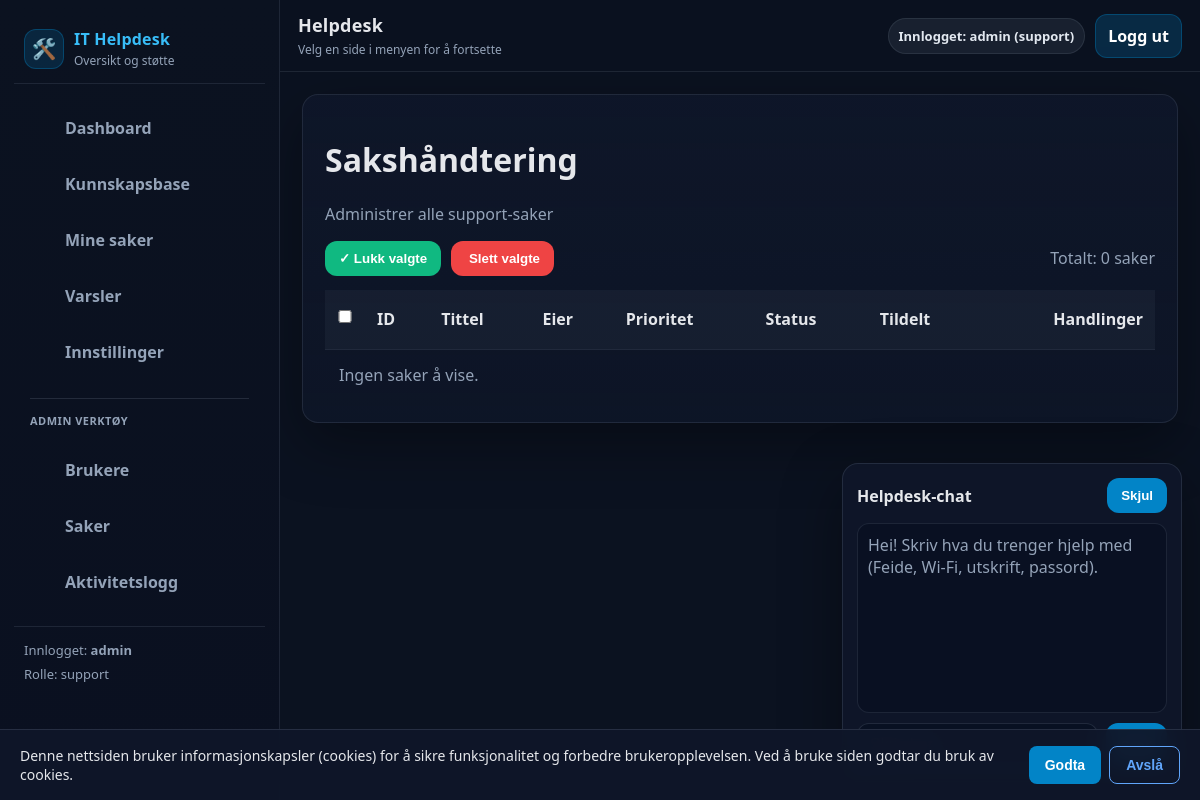
The app's page /admin/saker (signed in), older data.
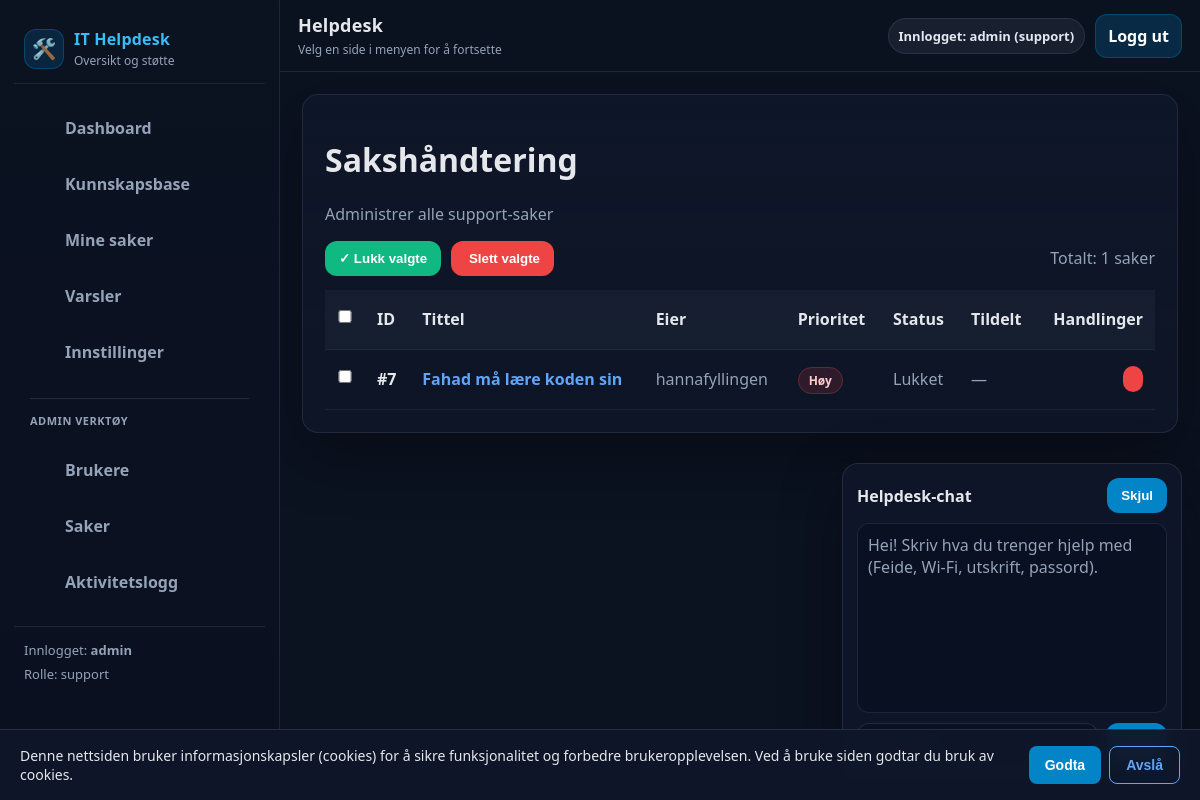
The same page, newer data.
### tables this page shows
CREATE TABLE tickets (
            id INTEGER PRIMARY KEY AUTOINCREMENT,
            title TEXT NOT NULL,
            desc TEXT NOT NULL,
            owner TEXT NOT NULL,
            category TEXT NOT NULL DEFAULT 'Annet',
            priority TEXT NOT NULL DEFAULT 'Middels',
            device TEXT NOT NULL DEFAULT '',
            status TEXT NOT NULL DEFAULT 'Åpen',
            created_at TEXT NOT NULL DEFAULT (datetime('now')),
            updated_at TEXT NOT NULL DEFAULT (datetime('now')),
            closed_at TEXT
        );

### routes.py (the view)
@bp.route("/admin/saker")
def admin_saker():
    return admin_tickets()

### __init__.py (called while the page is built)
def create_app():
    app = Flask(__name__)
    app.config.from_object(Config)
    init_mail(app)
    @app.after_request
    def set_security_headers(response):
        response.headers['X-Content-Type-Options'] = 'nosniff'
        response.headers['X-Frame-Options'] = 'DENY'
        response.headers['X-XSS-Protection'] = '1; mode=block'
        return response
    from .routes import bp
    app.register_blueprint(bp)
    return app

### db.py (called while the page is built, shortened)
def get_tickets(owner: Optional[str] = None) -> List[Dict[str, Any]]:
    conn = _conn()
    cur = conn.cursor()
    if owner is None:
        cur.execute("""
            SELECT t.*, r.stars AS rating, r.feedback AS feedback
            FROM tickets t
            LEFT JOIN ratings r ON r.ticket_id = t.id
            ORDER BY t.id DESC
        """)
    rows = cur.fetchall()
    conn.close()
    return [dict(r) for r in rows]

def count_notifications(user: str) -> int:
    conn = _conn()
    cur = conn.cursor()
    cur.execute("SELECT COUNT(*) AS c FROM notifications WHERE user = ? AND read = 0", (user,))
    row = cur.fetchone()
    conn.close()
    return int(row["c"]) if row else 0

### routes.py (called while the page is built)
def current_user():
    return session.get("user")

### templates/admin_tickets.html (shortened to what the changed rows need)
{% extends "base.html" %}
{% block content %}
<div class="card">
  <h1> Sakshåndtering</h1>
</div>
<div class="card">
  <form method="post" action="{{ url_for('main.bulk_close_tickets') }}" id="bulkForm">
    <div style="display:flex; justify-content:space-between; align-items:center; gap:12px; margin-bottom:14px; flex-wrap:wrap;">
      <div style="display:flex; gap:10px; flex-wrap:wrap;">
        <button type="submit" style="background:#10b981;">✓ Lukk valgte</button>
        <button
          type="submit"
          formaction="{{ url_for('main.bulk_delete_tickets') }}"
          style="background:#ef4444;"
          onclick="return confirm('Slette valgte saker permanent?');"
        >
        </button>
      </div>
      <div class="muted">Totalt: {{ tickets|length }} saker</div>
    </div>
    <table style="width:100%; border-collapse:collapse;">
      <thead>
        <tr style="background:rgba(148,163,184,.06); border-bottom:1px solid rgba(148,163,184,.14);">
          <th style="padding:12px; width:40px;"><input type="checkbox" id="selectAll"></th>
          <th style="padding:12px; text-align:left;">ID</th>
          <th style="padding:12px; text-align:left;">Tittel</th>
          <th style="padding:12px; text-align:left;">Eier</th>
          <th style="padding:12px; text-align:left;">Prioritet</th>
          <th style="padding:12px; text-align:left;">Status</th>
          <th style="padding:12px; text-align:left;">Tildelt</th>
          <th style="padding:12px; text-align:right;">Handlinger</th>
        </tr>
      </thead>
      <tbody>
        {% for t in tickets %}
        <tr style="border-bottom:1px solid rgba(148,163,184,.10);">
          <td style="padding:12px;">
            <input type="checkbox" name="ticket_ids[]" value="{{ t.id }}" class="ticketCheckbox">
          </td>
          <td style="padding:12px;">
            <strong>#{{ t.id }}</strong>
          </td>
          <td style="padding:12px;">
            <a href="{{ url_for('main.ticket_detail', ticket_id=t.id) }}" style="color:#60a5fa; font-weight:900; text-decoration:none;">
              {{ t.title }}
            </a>
          </td>
          <td style="padding:12px; color:#94a3b8;">{{ t.owner }}</td>
          <td style="padding:12px;">
            {% set p = (t.priority or '') %}
            {% if p in ['Kritisk','Høy','critical','high'] %}
              <span style="background:rgba(239,68,68,.14); border:1px solid rgba(239,68,68,.28); color:#fecaca; padding:4px 10px; border-radius:999px; font-size:12px; font-weight:900;">
                {{ p }}
              </span>
            {% elif p in ['Middels','medium'] %}
              <span style="background:rgba(234,179,8,.14); border:1px solid rgba(234,179,8,.28); color:#fde68a; padding:4px 10px; border-radius:999px; font-size:12px; font-weight:900;">
                {{ p }}
              </span>
            {% else %}
              <span style="background:rgba(16,185,129,.14); border:1px solid rgba(16,185,129,.28); color:#bbf7d0; padding:4px 10px; border-radius:999px; font-size:12px; font-weight:900;">
                {{ p or 'Lav' }}
              </span>
            {% endif %}
          </td>
          <td style="padding:12px; color:#94a3b8;">{{ t.status }}</td>
          <td style="padding:12px; color:#94a3b8;">
            {{ t.assigned_to or '—' }}
          </td>
          <td style="padding:12px; text-align:right;">
            <div style="display:flex; gap:8px; justify-content:flex-end; flex-wrap:wrap;">
              <form method="post" action="{{ url_for('main.delete_ticket_permanently', ticket_id=t.id) }}" style="display:inline;" onsubmit="return confirm('Slette sak #{{ t.id }} permanent?');">
                <button type="submit" style="background:#ef4444; padding:6px 10px; font-size:12px;">️</button>
              </form>
            </div>
          </td>
        </tr>
        {% endfor %}
        {% if tickets|length == 0 %}
        <tr>
          <td colspan="8" style="padding:14px; color:#94a3b8;">Ingen saker å vise.</td>
        </tr>
        {% endif %}
      </tbody>
    </table>
  </form>
</div>
{% endblock %}

Row changes from the older to the newer data that the page shows:
added tickets: id "7", title "Fahad må lære koden sin", owner "hannafyllingen", priority "Høy", status "Lukket", assigned_to "—"
Text that changed along with them:
{{ tickets|length }}: "0" → "1"
text no longer shown: "Ingen saker å vise."
